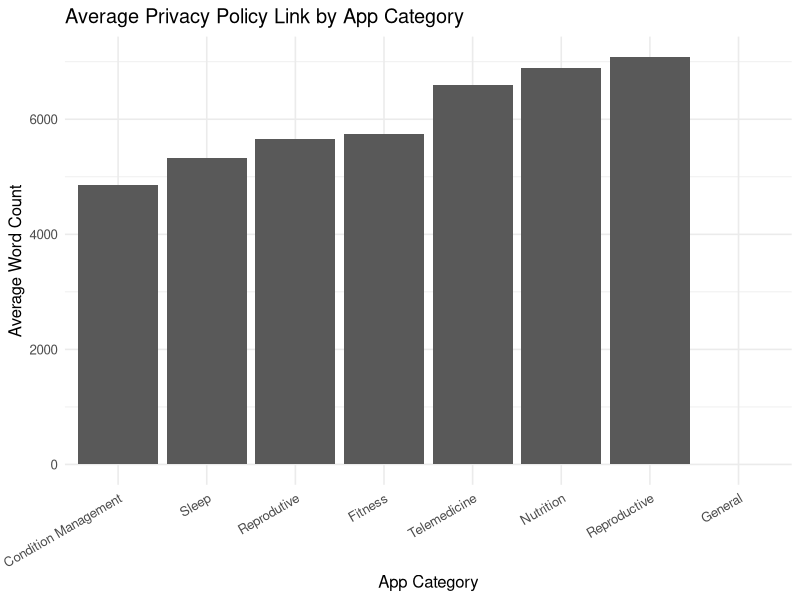
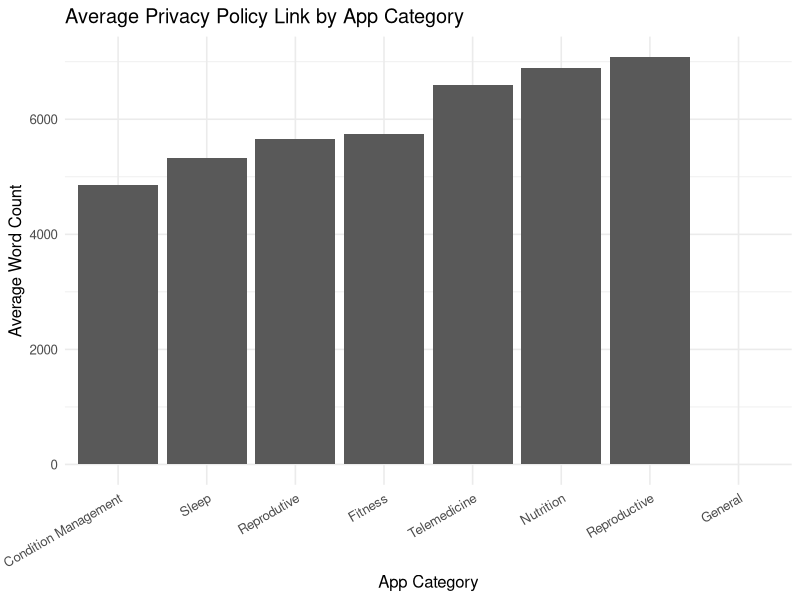
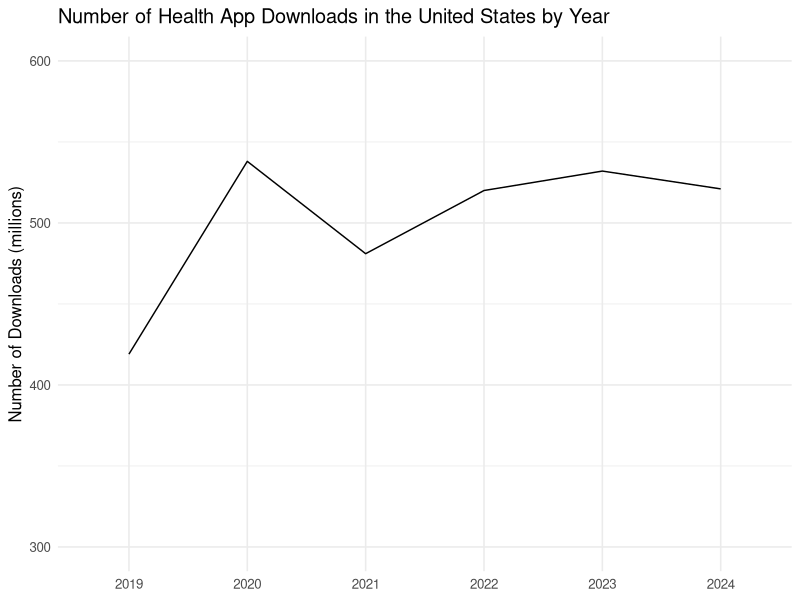

Source code (R) for these figures, in order:
# AUTHOR: Natalie Miller
# PURPOSE: Initial EDA on scraped policies + external data on health app downloads
# OUTPUTS: avg_length_by_category.png, downloads_by_year.png

setwd("C:/Users/natal/OneDrive/Documents/GitHub/consumer-data/data")

library(tidyverse)
library(readxl)

policy.texts <- read.csv("all_privacy_policies.csv")
app.list <- read.csv("privacy_policy_list.csv")

policy.texts <- policy.texts |>
  mutate(
    word.count = str_count(text, boundary("word"))
  )

app.list <- app.list |>
  mutate(
    app = App.Name |>
      str_replace_all("[^A-Za-z]", ".")
  ) |>
  mutate_all(~str_remove(., "\\.$")) |>
  mutate_all(~str_remove(., "\\.$"))

merged <- app.list |>
  left_join(policy.texts, by="app") |>
  select(app, Category, file, text, word.count)

avg_length <- merged |>
  group_by(Category) |>
  summarize(
    avg.word.count = as.numeric(mean(word.count)),
    n=n()
  )

str(avg_length)

length <- ggplot(avg_length, aes(x=reorder(`Category`, avg.word.count), y=avg.word.count)) +
  geom_col(show.legend=F) +
  labs(
    title="Average Privacy Policy Link by App Category",
    x="App Category",
    y="Average Word Count"
  ) +
  theme_minimal(base_size=12) +
  theme(
    axis.text.x=element_text(angle=30, hjust=1)
  )

length

app.downloads <- read_excel("health_app_downloads.xlsx", sheet="Data", skip=4)

downloads <- ggplot(app.downloads, aes(x=year, y=downloads, group=1)) +
  geom_line() +
  ylim(300,600) +
  labs(
    title="Number of Health App Downloads in the United States by Year",
    x=NULL,
    y="Number of Downloads (millions)"
  ) +
  theme_minimal(base_size=12)

# Export graphs
ggsave("C:/Users/natal/OneDrive/Documents/GitHub/consumer-data/figures/avg_length_by_category.png", 
       plot=length)
ggsave("C:Users/natal/OneDrive/Documents/GitHub/consumer-data/figures/downloads_by_year.png", 
       plot=downloads)